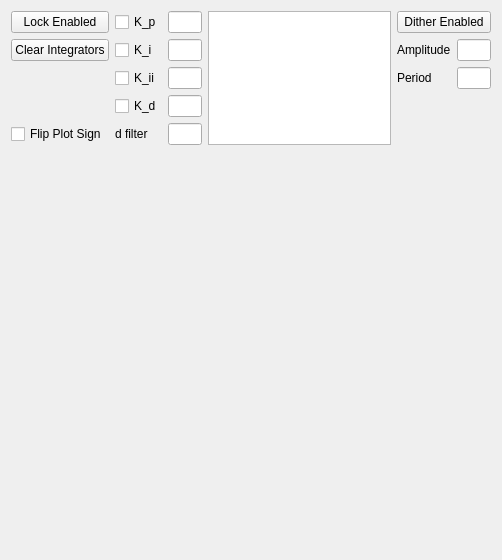
<?xml version="1.0" encoding="UTF-8"?>
<ui version="4.0">
 <class>Form</class>
 <widget class="QWidget" name="Form">
  <property name="geometry">
   <rect>
    <x>0</x>
    <y>0</y>
    <width>498</width>
    <height>560</height>
   </rect>
  </property>
  <property name="sizePolicy">
   <sizepolicy hsizetype="Preferred" vsizetype="Maximum">
    <horstretch>0</horstretch>
    <verstretch>0</verstretch>
   </sizepolicy>
  </property>
  <property name="windowTitle">
   <string>Loop Filter</string>
  </property>
  <layout class="QGridLayout" name="gridLayout">
   <item row="0" column="0">
    <widget class="QPushButton" name="checkLockEnabled">
     <property name="text">
      <string>Lock Enabled</string>
     </property>
     <property name="checkable">
      <bool>true</bool>
     </property>
    </widget>
   </item>
   <item row="0" column="1">
    <widget class="QCheckBox" name="checkBranchEnabledP">
     <property name="text">
      <string>K_p</string>
     </property>
    </widget>
   </item>
   <item row="0" column="2">
    <widget class="QLineEdit" name="editGainP"/>
   </item>
   <item row="0" column="4" colspan="2">
    <widget class="QPushButton" name="checkDitherEnabled">
     <property name="text">
      <string>Dither Enabled</string>
     </property>
     <property name="checkable">
      <bool>true</bool>
     </property>
    </widget>
   </item>
   <item row="1" column="0">
    <widget class="QPushButton" name="buttonClearIntegrators">
     <property name="text">
      <string>Clear Integrators</string>
     </property>
     <property name="checkable">
      <bool>true</bool>
     </property>
    </widget>
   </item>
   <item row="1" column="1">
    <widget class="QCheckBox" name="checkBranchEnabledI">
     <property name="text">
      <string>K_i</string>
     </property>
    </widget>
   </item>
   <item row="1" column="2">
    <widget class="QLineEdit" name="editGainI"/>
   </item>
   <item row="1" column="4">
    <widget class="QLabel" name="label_7">
     <property name="text">
      <string>Amplitude</string>
     </property>
    </widget>
   </item>
   <item row="1" column="5">
    <widget class="QLineEdit" name="editDitherAmpli"/>
   </item>
   <item row="2" column="1">
    <widget class="QCheckBox" name="checkBranchEnabledII">
     <property name="text">
      <string>K_ii</string>
     </property>
    </widget>
   </item>
   <item row="2" column="2">
    <widget class="QLineEdit" name="editGainII"/>
   </item>
   <item row="2" column="4">
    <widget class="QLabel" name="label_6">
     <property name="text">
      <string>Period</string>
     </property>
    </widget>
   </item>
   <item row="2" column="5">
    <widget class="QLineEdit" name="editDitherPeriod"/>
   </item>
   <item row="3" column="1">
    <widget class="QCheckBox" name="checkBranchEnabledD">
     <property name="text">
      <string>K_d</string>
     </property>
    </widget>
   </item>
   <item row="3" column="2">
    <widget class="QLineEdit" name="editGainD"/>
   </item>
   <item row="4" column="0">
    <widget class="QCheckBox" name="checkFlipPlotSign">
     <property name="text">
      <string>Flip Plot Sign</string>
     </property>
    </widget>
   </item>
   <item row="4" column="1">
    <widget class="QLabel" name="label_5">
     <property name="text">
      <string>d filter</string>
     </property>
    </widget>
   </item>
   <item row="4" column="2">
    <widget class="QLineEdit" name="editGainFD"/>
   </item>
   <item row="5" column="0" colspan="6">
    <widget class="QwtPlot" name="graph">
     <property name="minimumSize">
      <size>
       <width>480</width>
       <height>320</height>
      </size>
     </property>
    </widget>
   </item>
   <item row="0" column="3" rowspan="5">
    <widget class="QPlainTextEdit" name="textInfo">
     <property name="sizePolicy">
      <sizepolicy hsizetype="Expanding" vsizetype="Fixed">
       <horstretch>0</horstretch>
       <verstretch>0</verstretch>
      </sizepolicy>
     </property>
     <property name="minimumSize">
      <size>
       <width>0</width>
       <height>80</height>
      </size>
     </property>
     <property name="maximumSize">
      <size>
       <width>16777215</width>
       <height>16777215</height>
      </size>
     </property>
     <property name="font">
      <font>
       <family>Lucida Console</family>
      </font>
     </property>
     <property name="readOnly">
      <bool>true</bool>
     </property>
     <property name="plainText">
      <string/>
     </property>
    </widget>
   </item>
  </layout>
 </widget>
 <customwidgets>
  <customwidget>
   <class>QwtPlot</class>
   <extends>QFrame</extends>
   <header>qwt_plot.h</header>
  </customwidget>
 </customwidgets>
 <resources/>
 <connections/>
</ui>
